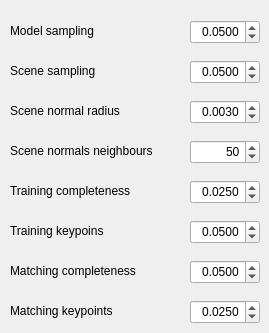
      <widget class="QWidget" name="tab_2">
       <attribute name="title">
        <string>ppf </string>
       </attribute>
       <widget class="QDoubleSpinBox" name="model_sampling_box">
        <property name="geometry">
         <rect>
          <x>190</x>
          <y>20</y>
          <width>70</width>
          <height>24</height>
         </rect>
        </property>
        <property name="toolTip">
         <string>Default value: 0.05</string>
        </property>
        <property name="alignment">
         <set>Qt::AlignRight|Qt::AlignTrailing|Qt::AlignVCenter</set>
        </property>
        <property name="decimals">
         <number>4</number>
        </property>
        <property name="minimum">
         <double>0.000000000000000</double>
        </property>
        <property name="maximum">
         <double>1.000000000000000</double>
        </property>
        <property name="singleStep">
         <double>0.001000000000000</double>
        </property>
        <property name="value">
         <double>0.050000000000000</double>
        </property>
       </widget>
       <widget class="QLabel" name="label_20">
        <property name="geometry">
         <rect>
          <x>10</x>
          <y>20</y>
          <width>151</width>
          <height>21</height>
         </rect>
        </property>
        <property name="text">
         <string>Model sampling</string>
        </property>
       </widget>
       <widget class="QDoubleSpinBox" name="scene_sampling_box">
        <property name="geometry">
         <rect>
          <x>190</x>
          <y>60</y>
          <width>70</width>
          <height>24</height>
         </rect>
        </property>
        <property name="toolTip">
         <string>Default value: 0.05</string>
        </property>
        <property name="alignment">
         <set>Qt::AlignRight|Qt::AlignTrailing|Qt::AlignVCenter</set>
        </property>
        <property name="decimals">
         <number>4</number>
        </property>
        <property name="minimum">
         <double>0.000000000000000</double>
        </property>
        <property name="maximum">
         <double>1.000000000000000</double>
        </property>
        <property name="singleStep">
         <double>0.001000000000000</double>
        </property>
        <property name="value">
         <double>0.050000000000000</double>
        </property>
       </widget>
       <widget class="QLabel" name="label_22">
        <property name="geometry">
         <rect>
          <x>10</x>
          <y>60</y>
          <width>151</width>
          <height>21</height>
         </rect>
        </property>
        <property name="text">
         <string>Scene sampling</string>
        </property>
       </widget>
       <widget class="QDoubleSpinBox" name="training_completeness_box">
        <property name="geometry">
         <rect>
          <x>190</x>
          <y>180</y>
          <width>70</width>
          <height>24</height>
         </rect>
        </property>
        <property name="toolTip">
         <string>Default value: 0.025</string>
        </property>
        <property name="alignment">
         <set>Qt::AlignRight|Qt::AlignTrailing|Qt::AlignVCenter</set>
        </property>
        <property name="decimals">
         <number>4</number>
        </property>
        <property name="minimum">
         <double>0.000000000000000</double>
        </property>
        <property name="maximum">
         <double>1.000000000000000</double>
        </property>
        <property name="singleStep">
         <double>0.001000000000000</double>
        </property>
        <property name="value">
         <double>0.025000000000000</double>
        </property>
       </widget>
       <widget class="QLabel" name="label_24">
        <property name="geometry">
         <rect>
          <x>10</x>
          <y>180</y>
          <width>151</width>
          <height>21</height>
         </rect>
        </property>
        <property name="text">
         <string>Training completeness</string>
        </property>
       </widget>
       <widget class="QDoubleSpinBox" name="matching_completeness_box">
        <property name="geometry">
         <rect>
          <x>190</x>
          <y>260</y>
          <width>70</width>
          <height>24</height>
         </rect>
        </property>
        <property name="toolTip">
         <string>Default value: 0.025</string>
        </property>
        <property name="alignment">
         <set>Qt::AlignRight|Qt::AlignTrailing|Qt::AlignVCenter</set>
        </property>
        <property name="decimals">
         <number>4</number>
        </property>
        <property name="minimum">
         <double>0.000000000000000</double>
        </property>
        <property name="maximum">
         <double>1.000000000000000</double>
        </property>
        <property name="singleStep">
         <double>0.001000000000000</double>
        </property>
        <property name="value">
         <double>0.050000000000000</double>
        </property>
       </widget>
       <widget class="QLabel" name="label_25">
        <property name="geometry">
         <rect>
          <x>10</x>
          <y>260</y>
          <width>151</width>
          <height>21</height>
         </rect>
        </property>
        <property name="text">
         <string>Matching completeness</string>
        </property>
       </widget>
       <widget class="QDoubleSpinBox" name="matching_keypoints_box">
        <property name="geometry">
         <rect>
          <x>190</x>
          <y>300</y>
          <width>70</width>
          <height>24</height>
         </rect>
        </property>
        <property name="alignment">
         <set>Qt::AlignRight|Qt::AlignTrailing|Qt::AlignVCenter</set>
        </property>
        <property name="decimals">
         <number>4</number>
        </property>
        <property name="minimum">
         <double>0.000000000000000</double>
        </property>
        <property name="maximum">
         <double>1.000000000000000</double>
        </property>
        <property name="singleStep">
         <double>0.001000000000000</double>
        </property>
        <property name="value">
         <double>0.025000000000000</double>
        </property>
       </widget>
       <widget class="QLabel" name="label_27">
        <property name="geometry">
         <rect>
          <x>10</x>
          <y>300</y>
          <width>151</width>
          <height>21</height>
         </rect>
        </property>
        <property name="text">
         <string>Matching keypoints</string>
        </property>
       </widget>
       <widget class="QLabel" name="label_26">
        <property name="geometry">
         <rect>
          <x>10</x>
          <y>220</y>
          <width>151</width>
          <height>21</height>
         </rect>
        </property>
        <property name="text">
         <string>Training keypoins</string>
        </property>
       </widget>
       <widget class="QDoubleSpinBox" name="training_keypoints_box">
        <property name="geometry">
         <rect>
          <x>190</x>
          <y>220</y>
          <width>70</width>
          <height>24</height>
         </rect>
        </property>
        <property name="toolTip">
         <string>Default value: 0.05</string>
        </property>
        <property name="alignment">
         <set>Qt::AlignRight|Qt::AlignTrailing|Qt::AlignVCenter</set>
        </property>
        <property name="decimals">
         <number>4</number>
        </property>
        <property name="minimum">
         <double>0.000000000000000</double>
        </property>
        <property name="maximum">
         <double>1.000000000000000</double>
        </property>
        <property name="singleStep">
         <double>0.001000000000000</double>
        </property>
        <property name="value">
         <double>0.050000000000000</double>
        </property>
       </widget>
       <widget class="QDoubleSpinBox" name="ppf_normal_radius_box">
        <property name="geometry">
         <rect>
          <x>190</x>
          <y>100</y>
          <width>70</width>
          <height>24</height>
         </rect>
        </property>
        <property name="toolTip">
         <string>Default value: 0.025</string>
        </property>
        <property name="alignment">
         <set>Qt::AlignRight|Qt::AlignTrailing|Qt::AlignVCenter</set>
        </property>
        <property name="decimals">
         <number>4</number>
        </property>
        <property name="minimum">
         <double>0.000000000000000</double>
        </property>
        <property name="maximum">
         <double>1.000000000000000</double>
        </property>
        <property name="singleStep">
         <double>0.001000000000000</double>
        </property>
        <property name="value">
         <double>0.003000000000000</double>
        </property>
       </widget>
       <widget class="QLabel" name="label_37">
        <property name="geometry">
         <rect>
          <x>10</x>
          <y>140</y>
          <width>171</width>
          <height>21</height>
         </rect>
        </property>
        <property name="text">
         <string>Scene normals neighbours</string>
        </property>
       </widget>
       <widget class="QLabel" name="label_36">
        <property name="geometry">
         <rect>
          <x>10</x>
          <y>100</y>
          <width>151</width>
          <height>21</height>
         </rect>
        </property>
        <property name="text">
         <string>Scene normal radius</string>
        </property>
       </widget>
       <widget class="QDoubleSpinBox" name="ppf_normal_neighbours_box">
        <property name="geometry">
         <rect>
          <x>190</x>
          <y>140</y>
          <width>70</width>
          <height>24</height>
         </rect>
        </property>
        <property name="alignment">
         <set>Qt::AlignRight|Qt::AlignTrailing|Qt::AlignVCenter</set>
        </property>
        <property name="decimals">
         <number>0</number>
        </property>
        <property name="minimum">
         <double>0.000000000000000</double>
        </property>
        <property name="maximum">
         <double>200.000000000000000</double>
        </property>
        <property name="singleStep">
         <double>1.000000000000000</double>
        </property>
        <property name="value">
         <double>50.000000000000000</double>
        </property>
       </widget>
      </widget>
